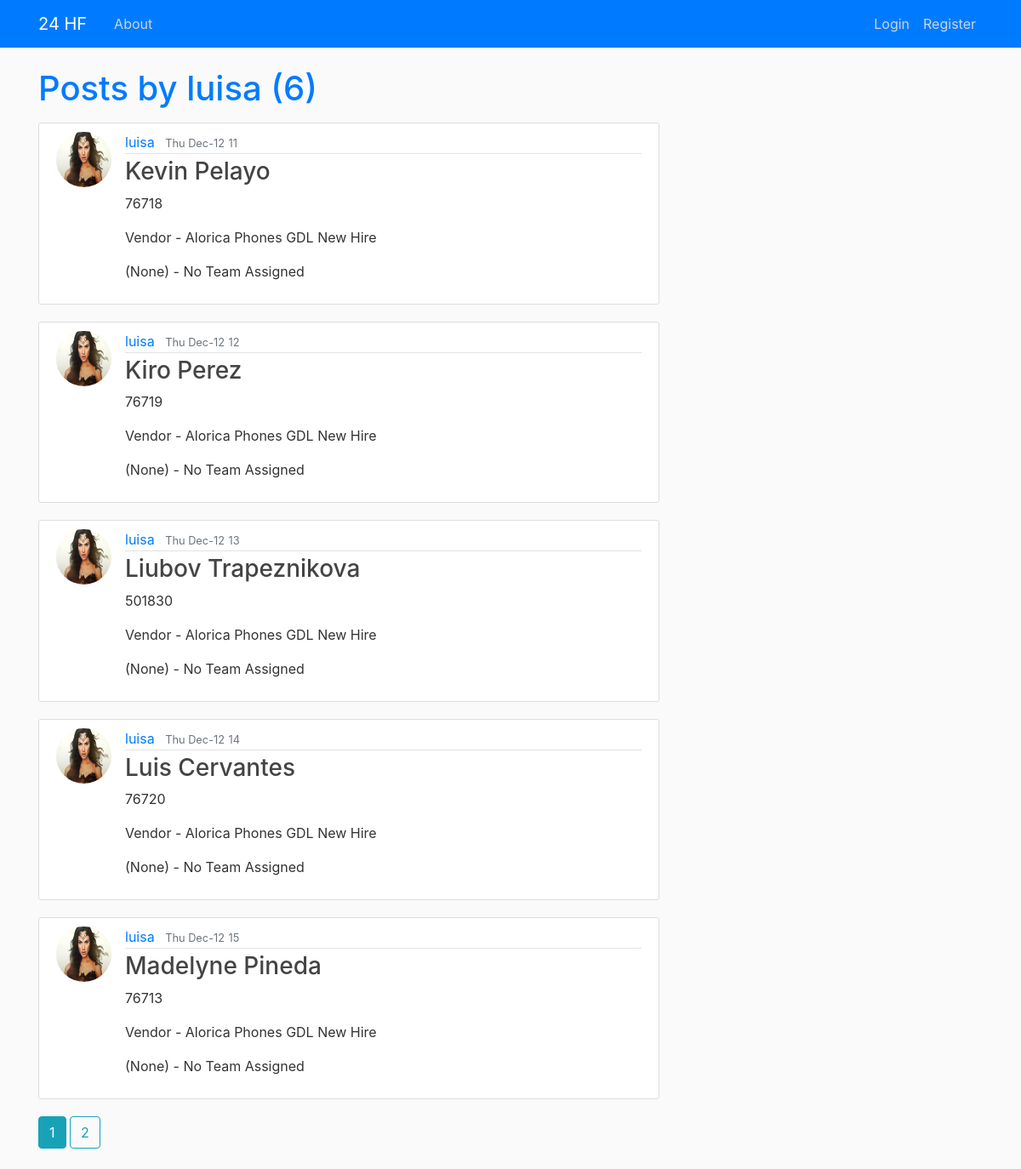
The app's page /user/luisa with its own data.
### flaskblog/models.py (models this page shows, shortened)
class User(db.Model, UserMixin):
    id = db.Column(db.Integer, primary_key=True)
    username = db.Column(db.String(20), unique=True, nullable=False)
    email = db.Column(db.String(120), unique=True, nullable=False)
    image_file = db.Column(db.String(20), nullable=False, default='default.jpg')
    password = db.Column(db.String(60), nullable=False)
    posts = db.relationship('Post', backref='username', lazy=True)

class Post(db.Model):
    id = db.Column(db.Integer, primary_key=True)
    date_posted = db.Column(db.DateTime, nullable=False, default=datetime.now)
    pin = db.Column(db.Integer, nullable=False)
    associate = db.Column(db.Text, nullable=False)
    dept = db.Column(db.Text, nullable=False)
    team_mgr = db.Column(db.Text, nullable=False)
    ops_mgr = db.Column(db.Text, nullable=False)
    surv_trigg = db.Column(db.Integer, nullable=False)
    surv_deliv = db.Column(db.Integer, nullable=False)
    del_rate = db.Column(db.Float, nullable=False)
    resp_cnt = db.Column(db.Integer, nullable=False)
    popo = db.Column(db.Text, nullable=True, default="")
    resp_rate = db.Column(db.Float, nullable=False)
    avg_rating = db.Column(db.Float, nullable=False)
    five_stars = db.Column(db.Float, nullable=False)
    four_stars = db.Column(db.Float, nullable=False)
    three_stars = db.Column(db.Float, nullable=False)
    two_stars = db.Column(db.Float, nullable=False)
    one_stars = db.Column(db.Float, nullable=False)
    five_star = db.Column(db.Integer, nullable=False)
    four_star = db.Column(db.Integer, nullable=False)
    three_star = db.Column(db.Integer, nullable=False)
    two_star = db.Column(db.Integer, nullable=False)
    one_star = db.Column(db.Integer, nullable=False)
    team_lead = db.Column(db.Text, nullable=True, default="")
    chan = db.Column(db.Text, nullable=False)
    user_id = db.Column(db.Integer, db.ForeignKey('user.id'), nullable=False)

### flaskblog/users/routes.py (the view)
@users.route("/user/<string:username>")
def user_posts(username):
    page = request.args.get('page', 1, type=int)
    user = User.query.filter_by(username=username).first_or_404()
    posts = Post.query.filter_by(username=user)\
        .order_by(Post.date_posted.desc())\
        .paginate(page=page, per_page=5)
    return render_template('user_posts.html', posts=posts, user=user)

### flaskblog/templates/user_posts.html
{% extends "layout.html" %}
{% block content %}
    <h1 class="mb-3">Posts by {{ user.username }} ({{ posts.total }})</h1>
    {% for post in posts.items %}
        <article class="media content-section">
          <img class="rounded-circle article-img" src="{{ url_for('static', filename='profile_pics/' + post.username.image_file) }}">
          <div class="media-body">
            <div class="article-metadata">
              <a class="mr-2" href="{{ url_for('users.user_posts', username=post.username.username) }}">{{ post.username.username }}</a>
              <small class="text-muted">{{ post.date_posted.strftime('%a %b-%d') }}</small>
              <small class="text-muted" href="#">{{ post.id }}</small>
            </div>
            <h3><a class="article-title" href="{{ url_for('posts.post', post_id=post.id) }}">{{ post.associate }}</a></h3>
            <p class="article-content">{{ post.pin }}</p>
            <p class="article-content">{{ post.dept }}</p>
            <p class="article-content">{{ post.team_mgr }}</p>
          </div>
        </article>
    {% endfor %}
    {% for page_num in posts.iter_pages(left_edge=1, right_edge=1, left_current=1, right_current=2) %}
      {% if page_num %}
        {% if posts.page == page_num %}
          <a class="btn btn-info mb-4" href="{{ url_for('users.user_posts', username=user.username, page=page_num) }}">{{ page_num }}</a>
        {% else %}
          <a class="btn btn-outline-info mb-4" href="{{ url_for('users.user_posts', username=user.username, page=page_num) }}">{{ page_num }}</a>
        {% endif %}
      {% else %}
        ...
      {% endif %}
    {% endfor %}
{% endblock content %}

### flaskblog/static/main.css (style rules this page uses)
:root { --blue: #007bff; --indigo: #6610f2; --purple: #6f42c1; --pink: #e83e8c; --red: #dc3545; --orange: #fd7e14; --yellow: #ffc107; --green: #28a745; --teal: #20c997; --cyan: #17a2b8; --white: #fff; --gray: #6c757d; --gray-dark: #343a40; --primary: #007bff; --secondary: #6c757d; --success: #28a745; --info: #17a2b8; --warning: #ffc107; --danger: #dc3545; --light: #f8f9fa; --dark: #343a40; --breakpoint-xs: 0; --breakpoint-sm: 576px; --breakpoint-md: 768px; --breakpoint-lg: 992px; --breakpoint-xl: 1200px; --font-family-sans-serif: -apple-system, BlinkMacSystemFont, "Segoe UI", Roboto, "Helvetica Neue", Arial, "Noto Sans", sans-serif, "Apple Color Emoji", "Segoe UI Emoji", "Segoe UI Symbol", "Noto Color Emoji"; --font-family-monospace: SFMono-Regular, Menlo, Monaco, Consolas, "Liberation Mono", "Courier New", monospace; }
*, *::before, *::after { box-sizing: border-box; }
body { background: #fafafa; color: #333333; margin-top: 5rem; }
h1 { color: #007bff; }
h3 { color: #e83e8c; }
.content-section { background: #ffffff; padding: 10px 20px; border: 1px solid #dddddd; border-radius: 3px; margin-bottom: 20px; }
.article-title { color: #444444; }
.article-content { white-space: pre-line; }
.article-img { height: 65px; width: 65px; margin-right: 16px; }
.article-metadata { padding-bottom: 1px; margin-bottom: 4px; border-bottom: 1px solid #e3e3e3 }

### records on screen
User: username "luisa"
Post: image_file (picture), username.username "luisa", date_posted "Thu Dec-12", id "11", associate "Kevin Pelayo", pin "76718", dept "Vendor - Alorica Phones GDL New Hire", team_mgr "(None) - No Team Assigned"
Post: image_file (picture), username.username "luisa", date_posted "Thu Dec-12", id "12", associate "Kiro Perez", pin "76719", dept "Vendor - Alorica Phones GDL New Hire", team_mgr "(None) - No Team Assigned"
Post: image_file (picture), username.username "luisa", date_posted "Thu Dec-12", id "13", associate "Liubov Trapeznikova", pin "501830", dept "Vendor - Alorica Phones GDL New Hire", team_mgr "(None) - No Team Assigned"
Post: image_file (picture), username.username "luisa", date_posted "Thu Dec-12", id "14", associate "Luis Cervantes", pin "76720", dept "Vendor - Alorica Phones GDL New Hire", team_mgr "(None) - No Team Assigned"
Post: image_file (picture), username.username "luisa", date_posted "Thu Dec-12", id "15", associate "Madelyne Pineda", pin "76713", dept "Vendor - Alorica Phones GDL New Hire", team_mgr "(None) - No Team Assigned"

### other values on screen
{{ posts.total }} "6"
{{ page_num }} "1"
{{ page_num }} "2"
